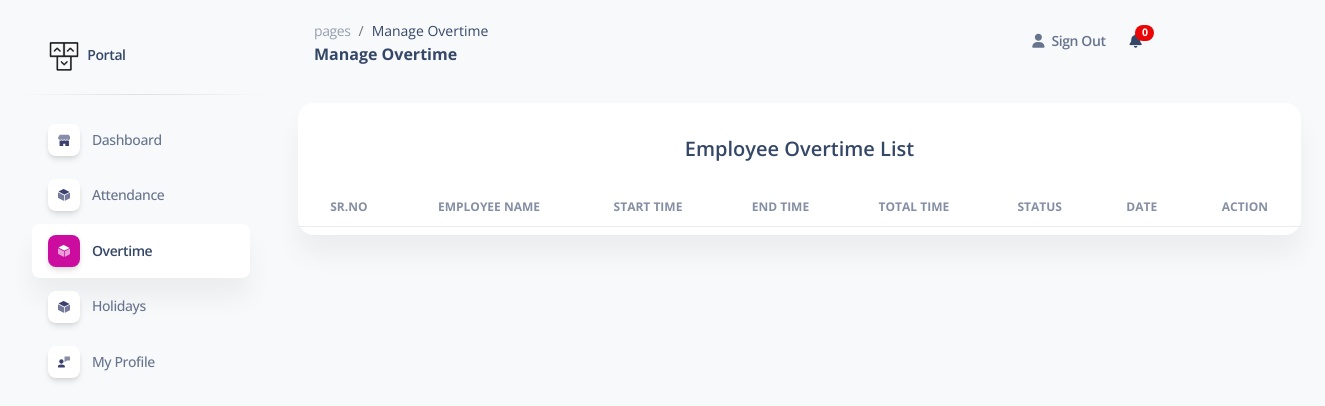
Before: /ManageOvertime.php (signed in) with the older database file.
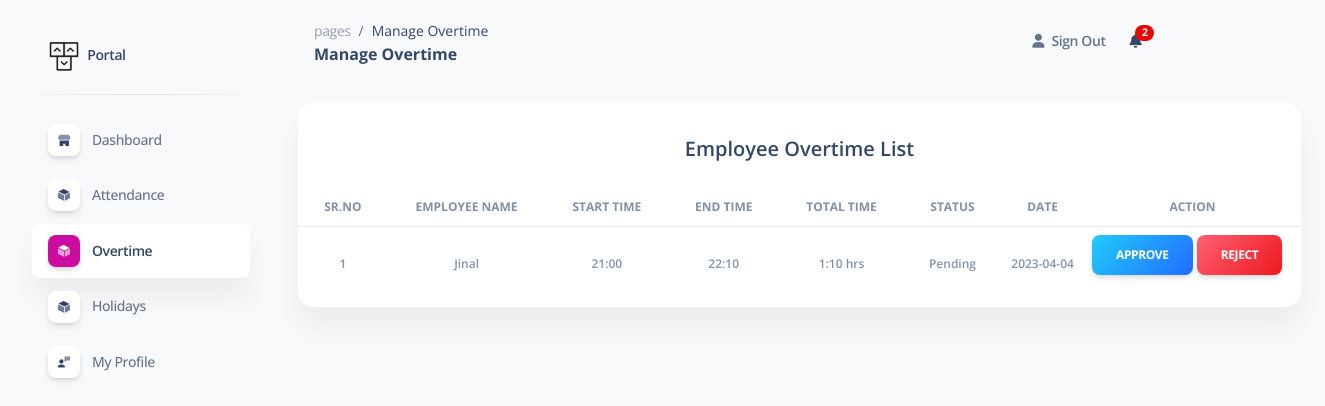
After: the same page with the newer database file.
### tables this page shows
CREATE TABLE `overtime` (
  `id` int(11) NOT NULL,
  `user_id` int(11) NOT NULL,
  `start` varchar(355) NOT NULL,
  `end` varchar(355) NOT NULL,
  `date` date NOT NULL,
  `month` date NOT NULL,
  `year` year(4) NOT NULL,
  `status` varchar(255) NOT NULL DEFAULT '1' COMMENT '1 = pending, 0 = approved , 2 = reject',
  `is_deleted` varchar(255) NOT NULL,
  `total_hours` varchar(255) DEFAULT NULL,
  `created_date` datetime NOT NULL DEFAULT current_timestamp()
);

CREATE TABLE `user` (
  `user_id` int(11) NOT NULL,
  `user_name` varchar(255) NOT NULL,
  `user_email` varchar(50) NOT NULL,
  `user_password` varchar(50) NOT NULL,
  `user_type` int(50) NOT NULL DEFAULT 1 COMMENT '1 = user, 2 = admin',
  `user_image` text NOT NULL,
  `monthly_salary` int(15) DEFAULT NULL,
  `daily_salary` int(15) NOT NULL DEFAULT 0,
  `user_status` varchar(50) NOT NULL DEFAULT '1' COMMENT '1 = active , 0 = deactive',
  `created_date` datetime NOT NULL DEFAULT current_timestamp() COMMENT 'Created time and date'
);

### ManageOvertime.php (the view, shortened to what the changed rows need)
<!DOCTYPE html>
<html lang="en">
<head>
  <link href="assets/css/nucleo-icons.css" rel="stylesheet" />
  <link href="assets/css/nucleo-svg.css" rel="stylesheet" />
  <link href="assets/css/nucleo-svg.css" rel="stylesheet" />
  <link id="pagestyle" href="assets/css/soft-ui-dashboard.css?v=1.0.3" rel="stylesheet" />
  <link rel="stylesheet" href="https://cdn.datatables.net/1.13.4/css/jquery.dataTables.css" />
</head>
<body class="g-sidenav-show  bg-gray-100">
  <?php include 'dbcon.php'; ?>
  <main class="main-content position-relative max-height-vh-100 h-100 mt-1 border-radius-lg ">
    <?php include 'navbar.php'; ?>
    <div class="container-fluid py-4">
      <div class="row">
        <div class="col-12">
          <div class="card mb-4">
            <div class="card-body px-0 pt-2 pb-2">
              <div class="table-responsive p-0">
                <table class="table align-items-center mb-0" id="overtimedata">
                  <thead>
                    <tr>
                      <th class="text-center text-uppercase text-xs font-weight-bolder opacity-8">Sr.No</th>
                      <th class="text-center text-uppercase text-xs font-weight-bolder opacity-8">Employee Name</th>
                      <th class="text-center text-uppercase text-xs font-weight-bolder opacity-8">Start Time</th>
                      <th class="text-center text-uppercase text-xs font-weight-bolder opacity-8">End Time</th>
                      <th class="text-center text-uppercase text-xs font-weight-bolder opacity-8">Total Time</th>
                      <th class="text-center text-uppercase text-xs font-weight-bolder opacity-8">Status</th>
                      <th class="text-center text-uppercase text-xs font-weight-bolder opacity-8">Date</th>
                      <th class="text-center text-uppercase text-xs font-weight-bolder opacity-8">Action</th>
                    </tr>
                  </thead>
                  <tbody>
                    <?php
                    $todaymonth = date('m');
                    $todayyear = date('Y');
                    $sql = "SELECT overtime.id,overtime.user_id,overtime.start,overtime.end,overtime.date,overtime.status,overtime.total_hours,user.user_name,user.user_type from overtime INNER JOIN user WHERE overtime.user_id=user.user_id and overtime.status='1' and user.user_type='1' and month(overtime.date)=$todaymonth and year(overtime.date)=$todayyear";
                    $result = mysqli_query($con, $sql);
                    if (mysqli_num_rows($result) > 0) {
                      $sn = 1;
                      while ($row = mysqli_fetch_array($result)) {
                        ?>
                        <tr>
                          <td class="align-middle text-center">
                            <span class="text-secondary text-xs font-weight-bold ">
                              <?php echo $sn; ?>
                            </span>
                          </td>
                          <td class="align-middle text-center">
                            <span class="text-secondary text-xs font-weight-bold ">
                              <?php echo $row['user_name'] ?>
                            </span>
                          </td>
                          <td class="align-middle text-center">
                            <span class="text-secondary text-xs font-weight-bold ">
                              <?php echo $row['start'] ?>
                            </span>
                          </td>
                          <td class="align-middle text-center">
                            <span class="text-secondary text-xs font-weight-bold ">
                              <?php echo $row['end'] ?>
                            </span>
                          </td>
                          <td class="align-middle text-center">
                            <span class="text-secondary text-xs font-weight-bold ">
                              <?php echo date('g:i', strtotime($row['total_hours'])); ?> hrs
                            </span>
                          </td>
                          <td class="align-middle text-center">
                            <span class="text-secondary text-xs font-weight-bold ">
                              <?php echo 'Pending'; ?>
                            </span>
                          </td>
                          <td class="align-middle text-center">
                            <span class="text-secondary text-xs font-weight-bold ">
                              <?php echo $row['date'] ?>
                            </span>
                          </td>
                          <form method="POST" action="">
                            <td>
                              <div>
                                <a href="ManageOvertime.php?id=<?php echo $row['user_id']; ?>&tableid=<?php echo $row['id']; ?>&action=approve"
                                  class='btn btn-info bg-gradient-info' name="approve">Approve</a>
                                <a href="ManageOvertime.php?id=<?php echo $row['user_id']; ?>&tableid=<?php echo $row['id']; ?>&action=reject"
                                  class='btn btn-info bg-gradient-danger' name="reject">Reject</a>
                              </div>
                          </form>
                        </tr>
                        <?php $sn++;
                      }
                    } ?>
              </div>
            </div>
</body>
</html>

### navbar.php (shortened to what the changed rows need)
<?php
include 'dbcon.php';
?>
<nav class="navbar navbar-main navbar-expand-lg px-0 mx-4 shadow-none border-radius-xl" id="navbarBlur"
  navbar-scroll="true">
  <div class="container-fluid py-1 px-3">
    <div class="collapse navbar-collapse mt-sm-0 mt-2 me-md-0 me-sm-4" id="navbar">
      <ul class="navbar-nav  justify-content-end">
        <?php
        $user_id = $_SESSION['user_id'];
        $sql2 =
          $result = mysqli_query($con, "SELECT * from leave_data WHERE user_id='$user_id' AND leave_status = 'Approve' AND read_status='0'");
        $count = mysqli_num_rows($result);
        ?>
        <form method="POST" action="">
          <li class="nav-item dropdown ms-md-auto pe-md-3 d-flex align-items-center">
            <a class="nav-link" href="&action=read" type="submit" role="button" data-bs-toggle="dropdown"
              aria-expanded="false" name="submit">
              <i class="fa fa-bell cursor-pointer"></i><span
                class="badge rounded-pill bg-danger text-center d-inline-flex align-items-center justify-content-center"
                style="width:10%; height:2vh; position: relative; top: -10px; left: -6px;">
                <?php echo $count; ?>
              </span>
            </a>
          </li>
        </form>
      </ul>
    </div>
  </div>
</nav>

Changed rows visible on the page:
added overtime: user.user_name "Jinal", start "21:00", end "22:10", total_hours "1:10", date "2023-04-04"
Other visible differences:
$count: "0" → "2"
